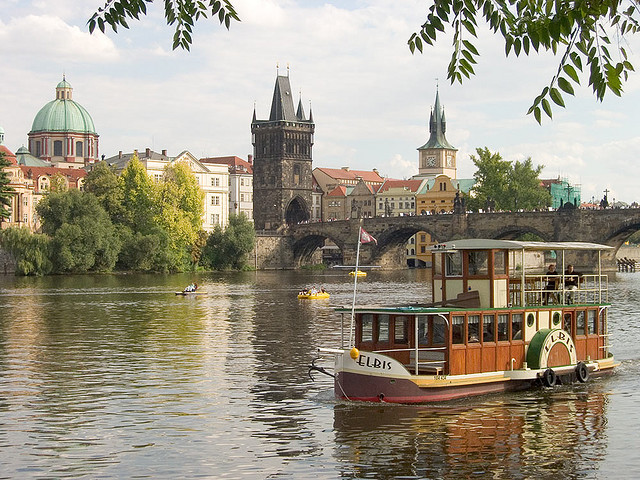
%> input picture Input/Prague.jpg, 640 x 480 px
$ octave seam_carving_decrease_width.m   (GNU Octave 9; MATLAB toolbox functions it lacks are replaced by stand-ins)
%> lines starting %> are read from the running program, lines starting %| are printed output that depends on the picture
%> further down, im is the input picture: size 480x640x3 uint8; mean R, G, B 156.6, 149.6, 132.7
### energy_img.m
function energyImg = energy_img(im)

gray=double(rgb2gray(im));
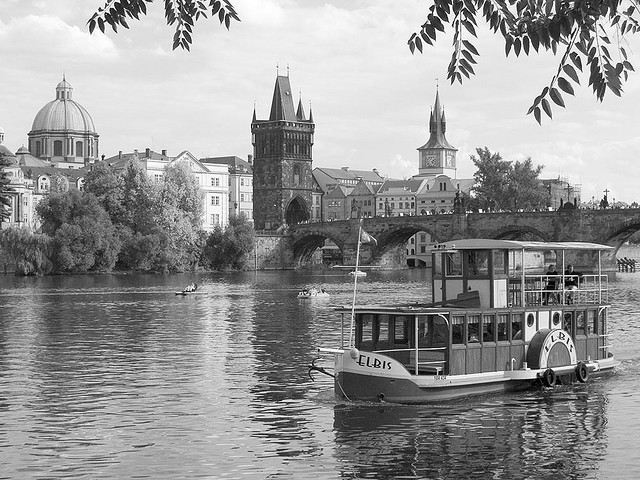
%> gray: size 480x640 double; min 0, max 255, mean 149.8

dx=gray(:,2:end)-gray(:,1:end-1);
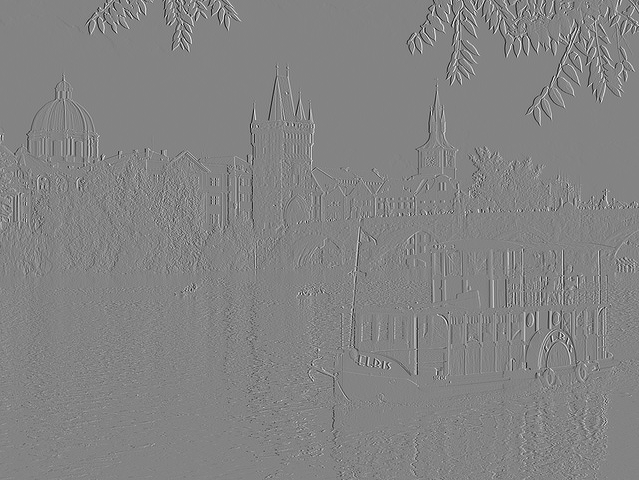
%> dx: size 480x639 double; min -253, max 237, mean 0.1; drawn with min black and max white
dy=gray(2:end,:)-gray(1:end-1,:);
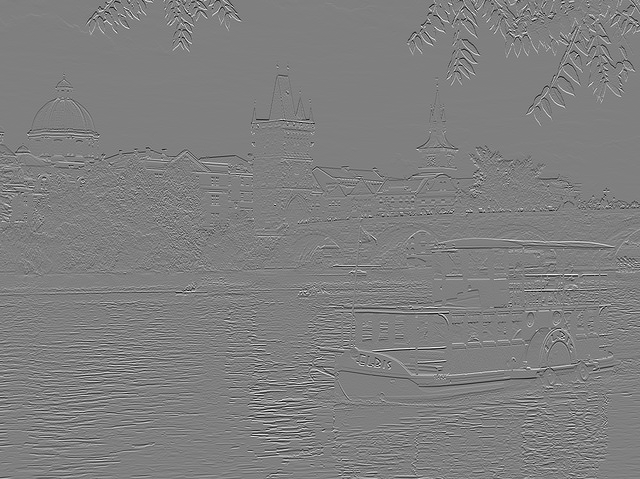
%> dy: size 479x640 double; min -244, max 243, mean -0.1; drawn with min black and max white

energyImg= sqrt(dx(1:end-1,:).^2+dy(:,1:end-1).^2);
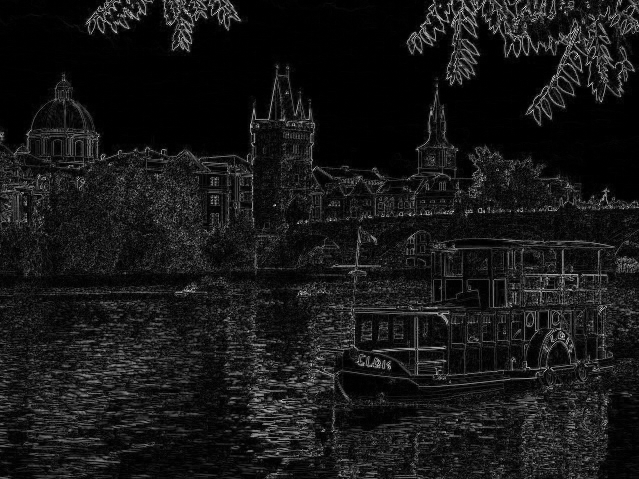
%> energyImg: size 479x639 double; min 0, max 338, mean 30.7; drawn with min black and max white
energyImg(end+1,end+1)=0;
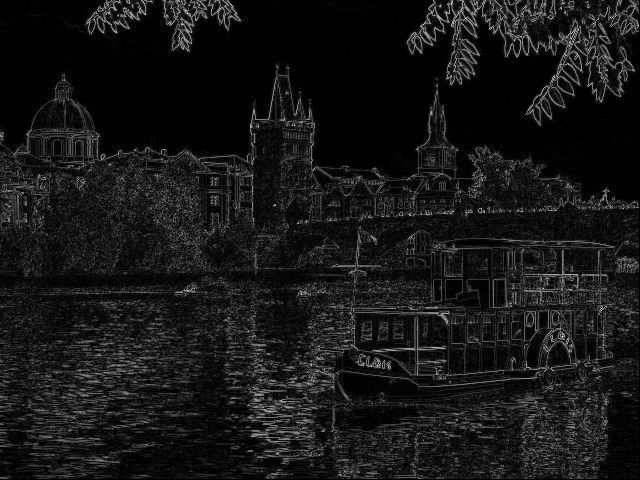
%> energyImg: size 480x640 double; min 0, max 338, mean 30.6; drawn with min black and max white

### cumulative_min_energy_map.m
function cumulativeEnergyMap = cumulative_min_energy_map(energyImg,seamDirection)
M=zeros(size(energyImg));
if strcmp('VERTICAL',seamDirection)

    M(1,:)=energyImg(1,:);
    for i=2:size(M,1)
        m = movmin(M(i-1,:),3);
        M(i,:) = energyImg(i,:) + m;
    end

elseif strcmp('HORIZONTAL',seamDirection)

    M(:,1)=energyImg(:,1);
    for i=2:size(M,2)
        m = movmin(M(:,i-1),3);
        M(:,i) = energyImg(:,i) + m;
    end
end

cumulativeEnergyMap=M;


### find_vertical_seam.m
function verticalSeam = find_vertical_seam(cumulativeEnergyMap)

verticalSeam=zeros(size(cumulativeEnergyMap,1),1);

[a b]=min(cumulativeEnergyMap(end,:));
verticalSeam(end)=b;
for i=size(cumulativeEnergyMap,1)-1:-1:1
%> the run ends on the next line
    [a bb]=min(cumulativeEnergyMap(i,b-1:b+1));
    b=b+bb-2;
    verticalSeam(i)=b;
end

### decrease_width.m
function [reducedColorImg,reducedEnergyImg] = decrease_width(im,energyImg)


cumulativeEnergyMapV = cumulative_min_energy_map(energyImg,'VERTICAL');

verticalSeam = find_vertical_seam(cumulativeEnergyMapV);

for i=1:length(verticalSeam)
    im(i,verticalSeam(i):end-1,:)=im(i,verticalSeam(i)+1:end,:);
end

reducedColorImg=im(:,1:end-1,:);
reducedEnergyImg=energy_img(reducedColorImg);

### seam_carving_decrease_width.m
clear all
clc

im=imread('Input/Prague.jpg');

energyImg = energy_img(im);

nim=im;
nen=energyImg;
for i=1:100
    i
    [nim,nen] = decrease_width(nim,nen);
